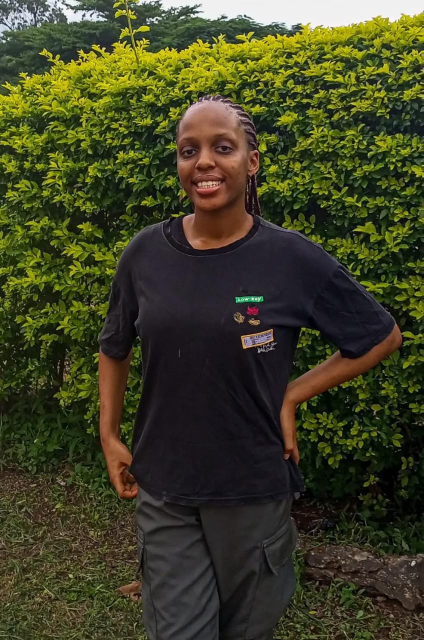
#> input picture pillow/your_image.jpeg, 847 x 1280 px, found by its file name (shown at 1/2 size)
$ python main.py
#> lines starting #> are read from the running program, lines starting #| are printed output that depends on the picture
#> in image_to_ascii, image is the input picture: PIL image 847x1280 RGB; mean R, G, B 63.8, 64.8, 36.2
from PIL import Image

# ASCII characters from dark → light
ASCII_CHARS = "@%#*+=-:. "

def resize_image(image, new_width=100):
#> called with new_width = 100
    width, height = image.size
#> width = 847; height = 1280
    ratio = height / width
#> ratio = 1.51
    new_height = int(new_width * ratio * 0.55)  # adjust for font shape
#> new_height = 83
    return image.resize((new_width, new_height))
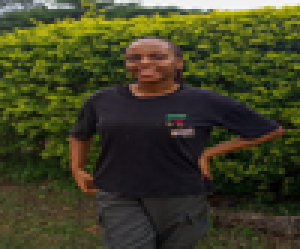
#> returned value: PIL image 100x83 RGB (shown 3 times larger); mean R, G, B 63.8, 64.8, 36.2

def grayscale(image):
    return image.convert("L")
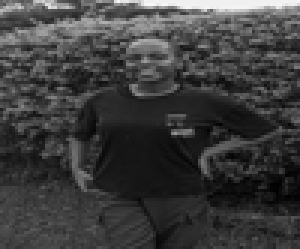
#> returned value: PIL image 100x83 L (shown 3 times larger); min 0, max 248, mean 61.2

def pixels_to_ascii(image):
    pixels = image.getdata()
    ascii_str = ""
    for pixel in pixels:
        ascii_str += ASCII_CHARS[pixel // 25]
#> this loop made 8300 passes
#> (pixel, ascii_str) on passes 1 to 3: (98, '*'), (118, '*+'), (104, '*++')
    return ascii_str

def image_to_ascii(path):
    image = Image.open(path)

    image = resize_image(image)
    image = grayscale(image)

    ascii_str = pixels_to_ascii(image)

    width = image.width
#> width = 100
    ascii_img = "\n".join(
        ascii_str[i:(i+width)] for i in range(0, len(ascii_str), width)
    )

    return ascii_img

# Run it
ascii_art = image_to_ascii("c:\\Users\\ASUS\\Documents\\perceptio\\pillow\\your_image.jpeg")
print(ascii_art)

# Optional: save to file
with open("ascii_art.txt", "w") as f:
    f.write(ascii_art)
